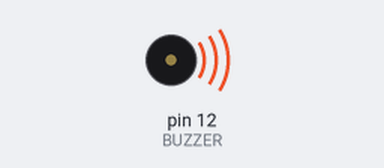
The sketch below on a simulated Arduino Uno, built with avr-gcc and run on an emulated ATmega328P. On the bench: buzzer (waves = sounding). Wiring (inferred from the names in the program): 3×3 keypad with keys 1 2 3 4 5 6 7 8 9: rows pin 8, pin 7, pin 6; columns pin 4, pin 3, pin 2. What the sketch prints to the serial monitor is not drawn.

Above: at 0.1 s.
Timing chart, 0 to 1.6 s (numbered marks = the images above):
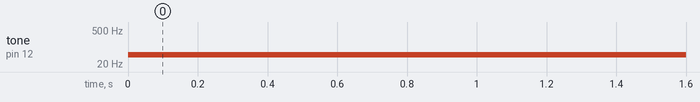

Measured:
- by itself, tone on pin 12 (BUZZER): silent → 49 Hz at 0.00 s

The sketch:

ej2.ino
```cpp
#define BUZZER 12

#define ROW1 8
#define ROW2 7
#define ROW3 6
#define ROW4 5

#define COL1 4
#define COL2 3
#define COL3 2
#define COL4 1

void setup()
{

  pinMode(ROW1, INPUT_PULLUP);
  pinMode(ROW2, INPUT_PULLUP);
  pinMode(ROW3, INPUT_PULLUP);
  pinMode(ROW4, INPUT_PULLUP);
  pinMode(COL1, OUTPUT);
  pinMode(COL2, OUTPUT);
  pinMode(COL3, OUTPUT);
  pinMode(COL4, OUTPUT);

  digitalWrite(COL1, 1);
  digitalWrite(COL2, 1);
  digitalWrite(COL3, 1);
  digitalWrite(COL4, 1);

  Serial.begin(9600);
}

int getNumber(){
  int num = -1;

  digitalWrite(COL1, 0);
  if (!digitalRead(ROW1)){
    num = 1;
  }
  else if (!digitalRead(ROW2)){
    num = 4;
  }
  else if (!digitalRead(ROW3)){
    num = 7;
  }
  digitalWrite(COL1, 1);

  digitalWrite(COL2, 0);
  if (!digitalRead(ROW1)){
    num = 2;
  }
  else if (!digitalRead(ROW2)){
    num = 5;
  }
  else if (!digitalRead(ROW3)){
    num = 8;
  }
  digitalWrite(COL2, 1);

  digitalWrite(COL3, 0);
  if (!digitalRead(ROW1)){
    num = 3;
  }
  else if (!digitalRead(ROW2)){
    num = 6;
  }
  else if (!digitalRead(ROW3)){
    num = 9;
  }
  digitalWrite(COL3, 1);

  digitalWrite(COL1, 1);
  digitalWrite(COL2, 1);
  digitalWrite(COL4, 1);

  return num;
}


void loop()
{
  int number = getNumber();
  Serial.println(number);
  tone(BUZZER, number+50);
}
```
